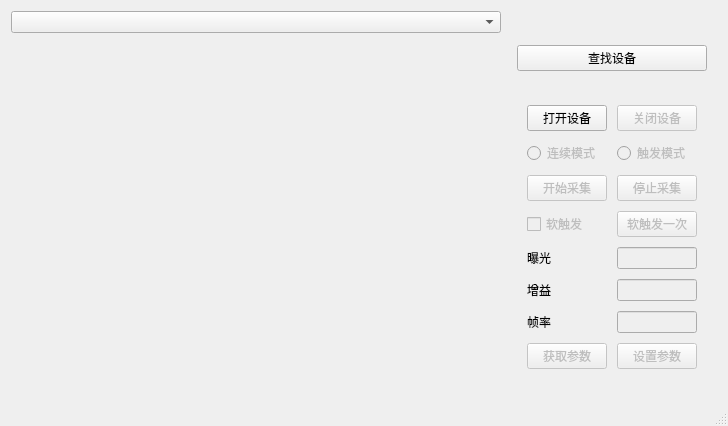
<?xml version="1.0" encoding="UTF-8"?>
<ui version="4.0">
 <class>MainWindow</class>
 <widget class="QMainWindow" name="MainWindow">
  <property name="geometry">
   <rect>
    <x>0</x>
    <y>0</y>
    <width>728</width>
    <height>426</height>
   </rect>
  </property>
  <property name="windowTitle">
   <string>BasicDemo</string>
  </property>
  <widget class="QWidget" name="centralWidget">
   <layout class="QHBoxLayout" name="horizontalLayout" stretch="10,1">
    <item>
     <layout class="QVBoxLayout" name="verticalLayout_2" stretch="1,10">
      <item>
       <widget class="QComboBox" name="ComboDevices"/>
      </item>
      <item>
       <widget class="QWidget" name="widgetDisplay" native="true"/>
      </item>
     </layout>
    </item>
    <item>
     <layout class="QVBoxLayout" name="verticalLayout" stretch="1,10">
      <property name="spacing">
       <number>10</number>
      </property>
      <property name="leftMargin">
       <number>10</number>
      </property>
      <property name="topMargin">
       <number>10</number>
      </property>
      <property name="rightMargin">
       <number>10</number>
      </property>
      <item>
       <widget class="QPushButton" name="bnEnum">
        <property name="text">
         <string>查找设备</string>
        </property>
       </widget>
      </item>
      <item>
       <layout class="QGridLayout" name="gridLayout">
        <property name="leftMargin">
         <number>10</number>
        </property>
        <property name="rightMargin">
         <number>10</number>
        </property>
        <property name="bottomMargin">
         <number>0</number>
        </property>
        <property name="spacing">
         <number>10</number>
        </property>
        <item row="0" column="0">
         <widget class="QPushButton" name="bnOpen">
          <property name="text">
           <string>打开设备</string>
          </property>
         </widget>
        </item>
        <item row="0" column="1">
         <widget class="QPushButton" name="bnClose">
          <property name="enabled">
           <bool>false</bool>
          </property>
          <property name="text">
           <string>关闭设备</string>
          </property>
         </widget>
        </item>
        <item row="1" column="0">
         <widget class="QRadioButton" name="bnContinuesMode">
          <property name="enabled">
           <bool>false</bool>
          </property>
          <property name="text">
           <string>连续模式</string>
          </property>
         </widget>
        </item>
        <item row="1" column="1">
         <widget class="QRadioButton" name="bnTriggerMode">
          <property name="enabled">
           <bool>false</bool>
          </property>
          <property name="text">
           <string>触发模式</string>
          </property>
         </widget>
        </item>
        <item row="2" column="0">
         <widget class="QPushButton" name="bnStart">
          <property name="enabled">
           <bool>false</bool>
          </property>
          <property name="text">
           <string>开始采集</string>
          </property>
         </widget>
        </item>
        <item row="2" column="1">
         <widget class="QPushButton" name="bnStop">
          <property name="enabled">
           <bool>false</bool>
          </property>
          <property name="text">
           <string>停止采集</string>
          </property>
         </widget>
        </item>
        <item row="3" column="0">
         <widget class="QCheckBox" name="cbSoftTrigger">
          <property name="enabled">
           <bool>false</bool>
          </property>
          <property name="text">
           <string>软触发</string>
          </property>
         </widget>
        </item>
        <item row="3" column="1">
         <widget class="QPushButton" name="bnTriggerExec">
          <property name="enabled">
           <bool>false</bool>
          </property>
          <property name="text">
           <string>软触发一次</string>
          </property>
         </widget>
        </item>
        <item row="4" column="0">
         <widget class="QLabel" name="lExposure">
          <property name="text">
           <string>曝光</string>
          </property>
         </widget>
        </item>
        <item row="4" column="1">
         <widget class="QLineEdit" name="tbExposure">
          <property name="enabled">
           <bool>false</bool>
          </property>
         </widget>
        </item>
        <item row="5" column="0">
         <widget class="QLabel" name="lGain">
          <property name="text">
           <string>增益</string>
          </property>
         </widget>
        </item>
        <item row="5" column="1">
         <widget class="QLineEdit" name="tbGain">
          <property name="enabled">
           <bool>false</bool>
          </property>
         </widget>
        </item>
        <item row="6" column="0">
         <widget class="QLabel" name="lFrameRate">
          <property name="text">
           <string>帧率</string>
          </property>
         </widget>
        </item>
        <item row="6" column="1">
         <widget class="QLineEdit" name="tbFrameRate">
          <property name="enabled">
           <bool>false</bool>
          </property>
         </widget>
        </item>
        <item row="7" column="0">
         <widget class="QPushButton" name="bnGetParam">
          <property name="enabled">
           <bool>false</bool>
          </property>
          <property name="text">
           <string>获取参数</string>
          </property>
         </widget>
        </item>
        <item row="7" column="1">
         <widget class="QPushButton" name="bnSetParam">
          <property name="enabled">
           <bool>false</bool>
          </property>
          <property name="text">
           <string>设置参数</string>
          </property>
         </widget>
        </item>
       </layout>
      </item>
     </layout>
    </item>
   </layout>
  </widget>
  <widget class="QStatusBar" name="statusBar"/>
 </widget>
 <layoutdefault spacing="6" margin="11"/>
 <tabstops>
  <tabstop>bnEnum</tabstop>
  <tabstop>ComboDevices</tabstop>
  <tabstop>bnOpen</tabstop>
  <tabstop>bnClose</tabstop>
 </tabstops>
 <resources/>
 <connections/>
</ui>
